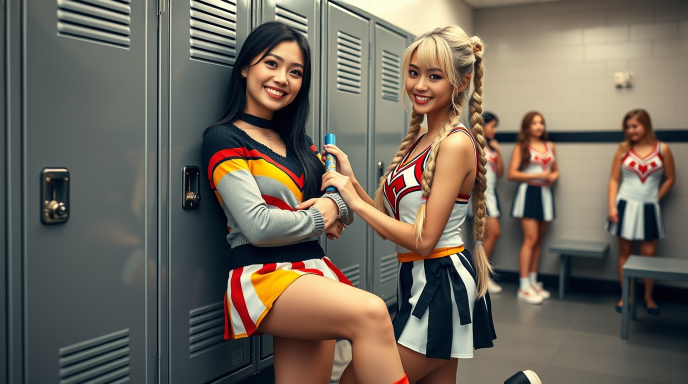
#> input picture media/ai_organized_media/two_cheerleaders_locker_room_interaction_20260101_122254.jpg, 1376 x 768 px (shown at 1/2 size)
$ python -i triposplat_catalog.py   (imports and definitions only)
#> lines starting #> are read from the running program, lines starting #| are printed output that depends on the picture
#!/usr/bin/env python3
"""Catalog TripoSplat outputs: previews next to each splat, and source-image matching.

TripoSplat (Pinokio app) writes ~/ai_generated/triposplat/<random12>/splat.ply and
discards the input image, so folders can't be told apart. This tool:

  previews                 write preview.png (front | side | back) into every splat
                           folder that doesn't have one yet (--force to redo)
  match IMAGE [IMAGE ...]  rank splats by how well their front view matches each
                           source image; best match first

Splat axes are OpenCV-style: Y points down, and the input-image view looks from +X
toward -X (screen right = +Z). Verified on the witch splat f8362d281d3a, 2026-09-23.

Usage:
  python3 scripts/triposplat_catalog.py previews
  python3 scripts/triposplat_catalog.py match ~/Downloads/witch.png
"""
import argparse
import sys
from pathlib import Path

import numpy as np
from PIL import Image, ImageFilter

ROOT = Path("/home/edq/ai_generated/triposplat")
SH_C0 = 0.28209479
OPACITY_MIN = 0.3
BG = np.array([0.15, 0.15, 0.15])


# [101 lines left out: functions load_splat, render, write_preview, write_previews, _crop_norm, source_foreground and 1 more, not called in this run]


def match(images):
    splats = []
    for ply in sorted(ROOT.glob("*/splat.ply")):
        xyz, rgb = load_splat(ply)
        img, mask = render(xyz, rgb, "front", 256)
        splats.append((ply.parent.name, img, mask))
    for path in images:
        src_img, src_mask = source_foreground(Path(path))
        ranked = sorted(((score(src_img, src_mask, im, mk), name) for name, im, mk in splats), reverse=True)
        print(f"\n{path}")
        print("  score    iou  color_err  folder")
        for (s, iou, err), name in ranked[:5]:
            print(f"  {s:+.3f}  {iou:.3f}  {err:.3f}      {ROOT / name}")


# [12 lines left out: function main, not called in this run]


# [2 lines not run here, left out]

>>> import cv2
>>> picture = cv2.imread('../media/ai_organized_media/two_cheerleaders_locker_room_interaction_20260101_122254.jpg', cv2.IMREAD_GRAYSCALE)
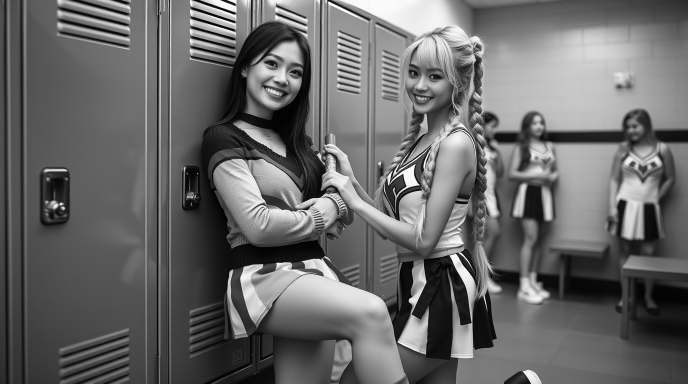
#> picture: shape (768, 1376) (shown at 1/2 size); min 0, max 255, mean 104.3
#> (the run stopped early here; a loop or call above may not have finished)
